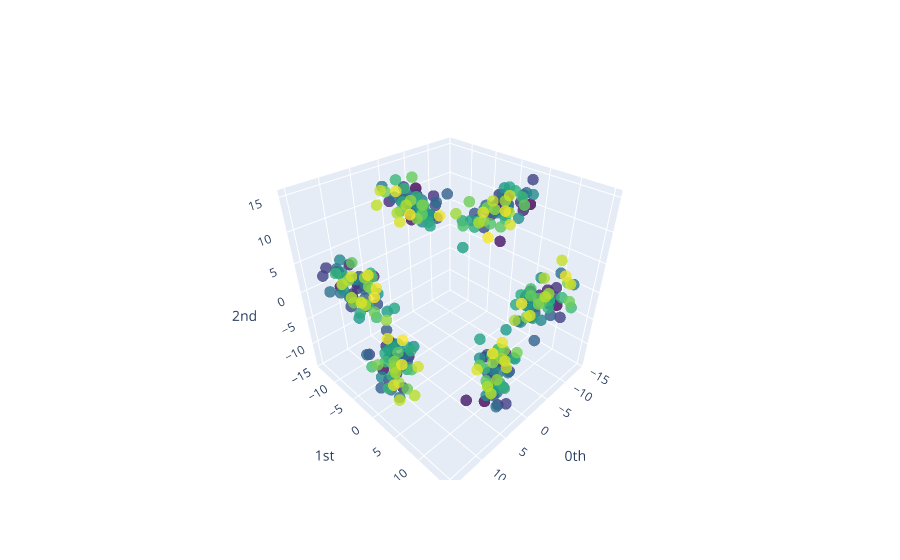

Here is the notebook cell this chart was saved with:
### Code cell
plot_point_cloud(pr_periodic_embedded)

### Figure 1 — Plotly figure (JSON) as saved in the notebook; plotly's stock layout.template omitted (floating-point values rounded to 4 significant figures; data arrays with more than 128 entries replaced by an {"elided": "..."} marker saying what was removed)
{"data": [{"marker": {"color": {"elided": "340 int values"}, "colorscale": [[0, "#440154"], [0.1111, "#482878"], [0.2222, "#3e4989"], [0.3333, "#31688e"], [0.4444, "#26828e"], [0.5556, "#1f9e89"], [0.6667, "#35b779"], [0.7778, "#6ece58"], [0.8889, "#b5de2b"], [1, "#fde725"]], "opacity": 0.8, "size": 4}, "mode": "markers", "type": "scatter3d", "x": {"elided": "340 float values"}, "y": {"elided": "340 float values"}, "z": {"elided": "340 float values"}}], "layout": {"scene": {"xaxis": {"exponentformat": "e", "showexponent": "all", "title": {"text": "0th"}, "type": "linear"}, "yaxis": {"exponentformat": "e", "showexponent": "all", "title": {"text": "1st"}, "type": "linear"}, "zaxis": {"exponentformat": "e", "showexponent": "all", "title": {"text": "2nd"}, "type": "linear"}}}}
